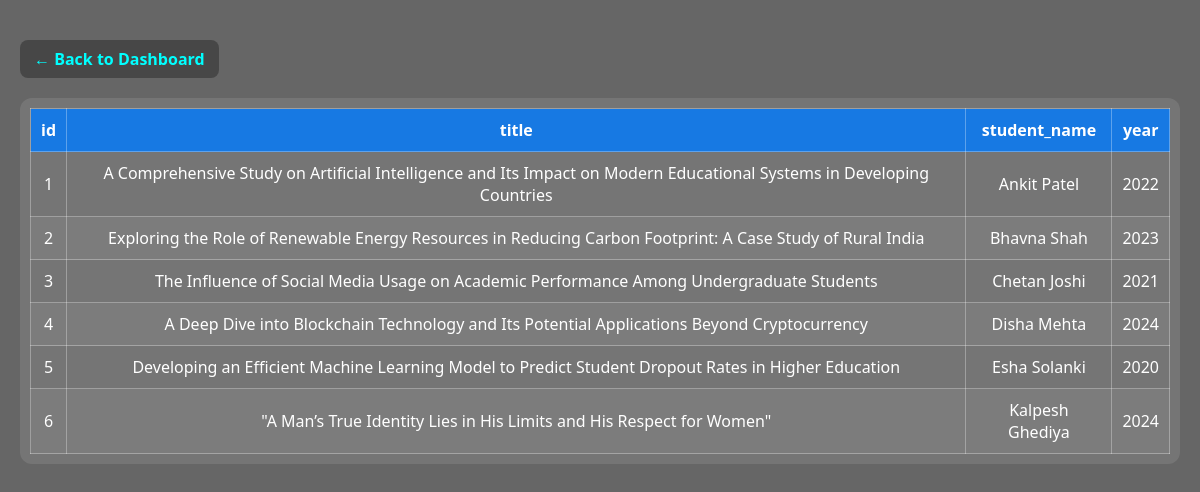
/view_table.php?table=thesis, run on the app's committed database.
### tables this page shows
CREATE TABLE `thesis` (
  `id` int(11) NOT NULL,
  `title` varchar(255) DEFAULT NULL,
  `student_name` varchar(255) DEFAULT NULL,
  `year` int(11) DEFAULT NULL
);

### view_table.php (the view, shortened to what this page needs)
<?php
include 'connect.php';
$table = $_GET['table'] ?? '';
$table = preg_replace('/[^a-zA-Z0-9_]/', '', $table);
$query = "SELECT * FROM $table";
$result = $conn->query($query);
?>
<!DOCTYPE html>
<html lang="en">
<head>
</head>
<body>
<a href="index11.php" class="back-link">&larr; Back to Dashboard</a>
<div class="table-wrapper">
    <?php if ($result && $result->num_rows > 0): ?>
        <table>
            <thead>
                <tr>
                    <?php if ($table === 'ebooks'): ?>
                        <th>ID</th>
                        <th>Title</th>
                        <th>Author</th>
                        <th>Download</th>
                    <?php else: ?>
                        <?php while ($field = $result->fetch_field()): ?>
                            <th><?= htmlspecialchars($field->name) ?></th>
                        <?php endwhile; ?>
                    <?php endif; ?>
                </tr>
            </thead>
            <tbody>
                <?php while ($row = $result->fetch_assoc()): ?>
                    <tr>
                        <?php if ($table === 'ebooks'): ?>
                            <td><?= htmlspecialchars($row['id']) ?></td>
                            <td><?= htmlspecialchars($row['title']) ?></td>
                            <td><?= htmlspecialchars($row['author']) ?></td>
                            <td>
                                <?php if (!empty($row['pdf_file'])): ?>
                                    <a href="<?= htmlspecialchars($row['pdf_file']) ?>" download class="download-btn">Download</a>
                                <?php else: ?>
                                    No File
                                <?php endif; ?>
                            </td>
                        <?php else: ?>
                            <?php foreach ($row as $col): ?>
                                <td><?= htmlspecialchars($col) ?></td>
                            <?php endforeach; ?>
                        <?php endif; ?>
                    </tr>
                <?php endwhile; ?>
            </tbody>
        </table>
    <?php else: ?>
        <p>No data found in <?= htmlspecialchars($table) ?> table.</p>
    <?php endif; ?>
</div>
</body>
</html>

### view_table.php (style rules this page uses)
* { box-sizing: border-box; }
body { font-family: 'Segoe UI', sans-serif; margin: 0; padding: 40px 20px; min-height: 100vh; background: rgba(0, 0, 0, 0.6); color: #fff; }
body::before { content: ''; position: fixed; top: 0; left: 0; width: 100%; height: 100%; background: url('wp2508260.webp') no-repeat center center/cover; filter: blur(6px); z-index: -1; }
.back-link { display: inline-block; margin-bottom: 20px; text-decoration: none; font-weight: bold; color: #00ffff; padding: 8px 14px; background-color: rgba(0, 0, 0, 0.3); border-radius: 8px; }
.table-wrapper { overflow-x: auto; background: rgba(255, 255, 255, 0.1); border-radius: 12px; padding: 10px; }
table { width: 100%; border-collapse: collapse; min-width: 600px; }
th, td { border: 1px solid rgba(255, 255, 255, 0.3); padding: 10px; text-align: center; color: #fff; }
th { background-color: rgba(0, 123, 255, 0.8); color: #fff; }
tr:nth-child(even) { background-color: rgba(255, 255, 255, 0.05); }

### data on the page
thesis: id "1", title "A Comprehensive Study on Artificial Intelligence and Its Impact on Modern Educational Systems in Developing Countries", student_name "Ankit Patel", year "2022"
thesis: id "2", title "Exploring the Role of Renewable Energy Resources in Reducing Carbon Footprint: A Case Study of Rural India", student_name "Bhavna Shah", year "2023"
thesis: id "3", title "The Influence of Social Media Usage on Academic Performance Among Undergraduate Students", student_name "Chetan Joshi", year "2021"
thesis: id "4", title "A Deep Dive into Blockchain Technology and Its Potential Applications Beyond Cryptocurrency", student_name "Disha Mehta", year "2024"
thesis: id "5", title "Developing an Efficient Machine Learning Model to Predict Student Dropout Rates in Higher Education", student_name "Esha Solanki", year "2020"
thesis: id "6", title "\"A Man’s True Identity Lies in His Limits and His Respect for Women\"", student_name "Kalpesh Ghediya", year "2024"

### other printed values
$field->name "id"
$field->name "title"
$field->name "student_name"
$field->name "year"
